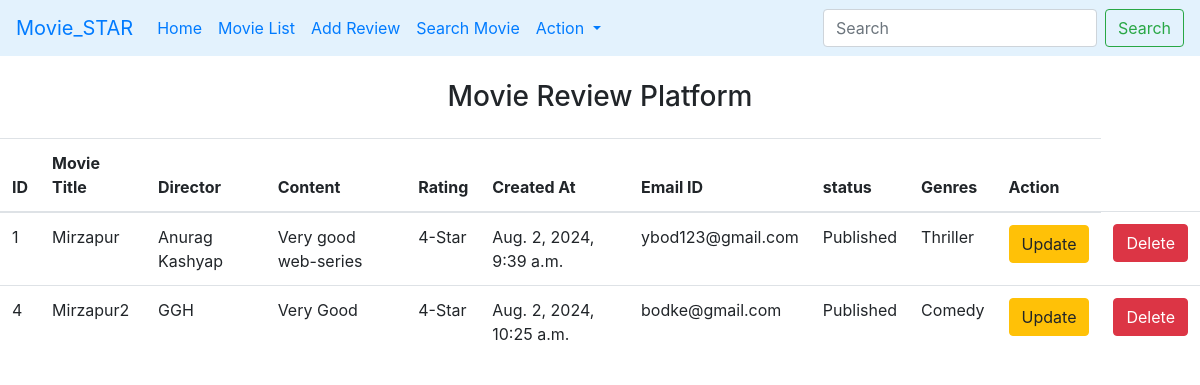
The app's page /s, older data.
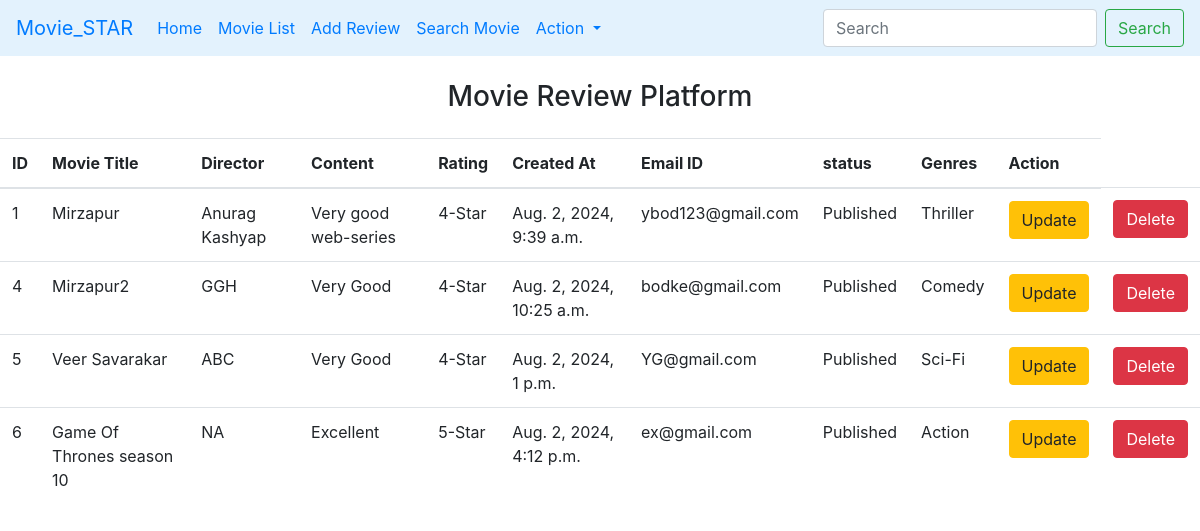
The same page, newer data.
### main/models.py (models this page shows, shortened)
class Movie_Review(models.Model):
    MovieTitle = models.CharField(max_length=200)
    director = models.CharField(max_length=100)
    reviewContent = models.TextField(max_length=200, null=False)
    rating = models.TextField(choices = rating, null=False)
    created_at = models.DateTimeField(auto_now_add=True)
    reviewer_email_id = models.EmailField(max_length=100)
    status = models.TextField(choices=status_cho)
    genres = models.TextField(choices = DEMO_CHOICES)

### main/views.py (the view)
# urls.py: path("s", show, name = "show"),
def show(request):
    data = Movie_Review.objects.all()
    context = {"data":data}
    return render (request, "main/show.html", locals())

### templates/main/show.html (shortened to what this page needs)
{% extends "main/base.html" %}
{%  block main  %}
<table class="table table-hover">
    <thead>
      <tr>
        <th scope="col">ID</th>
        <th scope="col">Movie Title</th>
        <th scope="col">Director</th>
        <th scope="col">Content</th>
        <th scope="col">Rating</th>
        <th scope="col">Created At</th>
        <th scope="col">Email ID</th>
        <th scope="col">status</th>
        <th scope="col">Genres</th>
        <th scope="col">Action</th>
      </tr>
    </thead>
    <tbody>
    {% for d in data %}
      <tr>
        <td>{{d.id}}</td>
        <td>{{d.MovieTitle}}</td>
        <td>{{d.director}}</td>
        <td>{{d.reviewContent}}</td>
        <td>{{d.rating}}</td>
        <td>{{d.created_at}}</td>
        <td>{{d.reviewer_email_id}}</td>
        <td>{{d.status}}</td>
        <td>{{d.genres}}</td>
        <form method="POST" action="#">
        <td><a  class="btn btn-warning" type="submit" href="{% url "update" d.id%}">Update</a></td>
        <td><a class="btn btn-danger" type="submit" href="{% url "delete" d.id%}">Delete</a></td>
        </form>
      </tr>
      {% endfor %}
    </tbody>
  </table>
{% endblock %}

### templates/main/base.html (shortened to what this page needs)
<!doctype html>
<html lang="en">
  <head>
    <link rel="stylesheet" href="https://cdn.jsdelivr.net/npm/bootstrap@4.4.1/dist/css/bootstrap.min.css">
  </head>
  <body >
    <nav class="navbar navbar-expand-lg class="navbar navbar-light" style="background-color: #e3f2fd;"">
        <a class="navbar-brand" href="#">Movie_STAR</a>
        <div class="collapse navbar-collapse" id="navbarSupportedContent">
          <ul class="navbar-nav mr-auto">
            <li class="nav-item active">
              <a class="nav-link" href="#">Home <span class="sr-only">(current)</span></a>
            </li>
            <li class="nav-item active">
              <a class="nav-link" href="{% url "show"%}">Movie List</a>
            </li>
            <li class="nav-item active">
              <a class="nav-link" href="{% url "home"%}">Add Review</a>
            </li>
            <li class="nav-item active">
              <a class="nav-link" href="{% url "search1"%}">Search Movie</a>
            </li>
            <li class="nav-item dropdown">
              <a class="nav-link dropdown-toggle" href="#" id="navbarDropdown" role="button" data-toggle="dropdown" aria-haspopup="true" aria-expanded="false">
                Action
              </a>
            </li>
          </ul>
          <form action="/search" class="form-inline my-2 my-lg-0" method="get">
            <input class="form-control mr-sm-2" name="query" id="query" type="search" placeholder="Search" aria-label="Search">
            <button class="btn btn-outline-success my-2 my-sm-0" type="submit">Search</button>
          </form>
        </div>
      </nav>
        <h3 class="text-center my-4">Movie Review Platform</h3>
        {%block main%}{% endblock %}
  </body>
</html>

Row changes from the older to the newer data that the page shows:
added Movie_Review: id "5", MovieTitle "Veer Savarakar", director "ABC", reviewContent "Very Good", rating "4-Star", created_at "Aug. 2, 2024, 1 p.m.", reviewer_email_id "YG@gmail.com", status "Published", genres "Sci-Fi"
added Movie_Review: id "6", MovieTitle "Game Of Thrones season 10", director "NA", reviewContent "Excellent", rating "5-Star", created_at "Aug. 2, 2024, 4:12 p.m.", reviewer_email_id "ex@gmail.com", status "Published", genres "Action"
